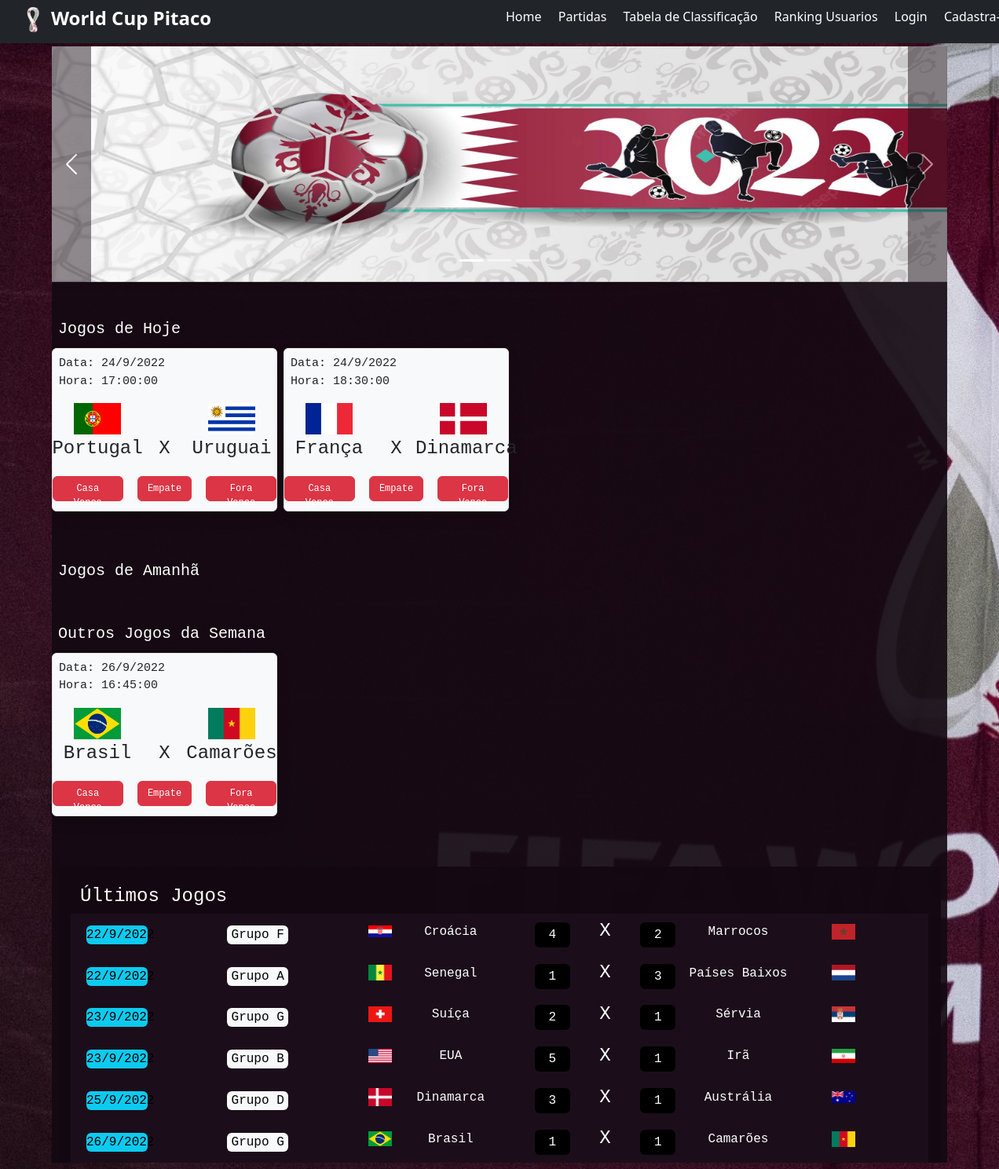
The page / on the database its author committed.
### copadomundo/models.py (models this page shows, shortened)
class Partida(database.Model):
    id = database.Column(database.Integer, primary_key=True)
    descricao = database.Column(database.String, nullable=False)
    gol_casa = database.Column(database.Integer, default=0)
    gol_fora = database.Column(database.Integer, default=0)
    data_partida = database.Column(database.DateTime, default=datetime.now())
    status = database.Column(database.String, default="aguardando")

class Selecao(database.Model):
    id = database.Column(database.Integer, primary_key=True)
    id_grupo = database.Column(database.Integer, database.ForeignKey('grupo.id'), nullable=False)
    id_eliminatoria = database.Column(database.Integer, database.ForeignKey('eliminatoria.id'))
    nome = database.Column(database.String, nullable=False, unique=True)
    foto_selecao = database.Column(database.String, default='selecao_default.png')
    pontos = database.Column(database.Integer, default=0)
    gols_marcado = database.Column(database.Integer, default=0)
    gols_sofrido = database.Column(database.Integer, default=0)
    vitorias = database.Column(database.Integer, default=0)
    derrotas = database.Column(database.Integer, default=0)
    empates = database.Column(database.Integer, default=0)
    qnt_jogos = database.Column(database.Integer, default=0)
    partidas = database.relationship('Partida', secondary=partida_selecao, lazy='subquery', backref=database.backref('selecoes', lazy=True))

class Grupo(database.Model):
    id = database.Column(database.Integer, primary_key=True)
    nome_grupo = database.Column(database.String, nullable=False, unique=True)
    selecoes = database.relationship('Selecao', backref='grupo', lazy=True)

### copadomundo/routes.py (the view)
@app.route('/')
def home():
    partidas = Partida.query.order_by(Partida.data_partida).all()
    datas_partidas = []
    data_atual = datetime.now()
    for partida in partidas:
        datas_partidas.append(str(partida.data_partida.date()))
    datas_partidas = list(OrderedDict.fromkeys(datas_partidas))
    partida = Partida.query.get(4)
    horas_meia_noite = datetime(data_atual.year, data_atual.month, data_atual.day, 00, 00, 00)
    print(horas_meia_noite)
    return render_template('home.html', partidas=partidas, data_atual=data_atual, horas_meia_noite=horas_meia_noite, timedelta=timedelta, datas_partidas=datas_partidas, str=str)

### copadomundo/templates/home.html (shortened to what this page needs)
{% extends 'base.html' %}
{% block body %}
<div class="container font-monospace p-0" style="background-color: #130912e8;">
    <div class="row transparent-2 mx-0 mb-5 p-0 mt-1 justify-content-center" style="height: 300px;">
        <div id="carouselExampleIndicators" class="carousel slide mx-0 px-0" data-bs-ride="true">
            <div class="carousel-indicators">
                <button type="button" data-bs-target="#carouselExampleIndicators" data-bs-slide-to="0" class="active" aria-current="true" aria-label="Slide 1"></button>
                <button type="button" data-bs-target="#carouselExampleIndicators" data-bs-slide-to="1" aria-label="Slide 2"></button>
                <button type="button" data-bs-target="#carouselExampleIndicators" data-bs-slide-to="2" aria-label="Slide 3"></button>
            </div>
            <div class="col-12 carousel-inner" style="">
                <div class="carousel-item active">
                    <img src="{{ url_for('static', filename='img/banner1.png') }}" class="d-block w-100" alt="..." width="100%" height="300px">
                </div>
            </div>
            <button class="carousel-control-prev transparent-3" type="button" data-bs-target="#carouselExampleIndicators" data-bs-slide="prev" style="width: 50px;">
                <span class="carousel-control-prev-icon" aria-hidden="true"></span>
            </button>
            <button class="carousel-control-next transparent-3" type="button" data-bs-target="#carouselExampleIndicators" data-bs-slide="next" style="width: 50px;">
                <span class="carousel-control-next-icon" aria-hidden="true"></span>
            </button>
        </div>
    </div>
    <div class="row mb-5 px-2">
        <div class="col-12 font-monospace white"><h5>Jogos de Hoje</h5></div>
        {% for partida in partidas %}
            {% if partida.data_partida.date() == data_atual.today().date() and partida.data_partida.time() > horas_meia_noite.time() and partida.status != "Finalizada" %}
        <div class="col-xxl-3 col-xl-3 col-md-4 col-sm-6 border rounded-2 bg-light p-2 shadow m-1 mb-3">
            <div class="row">
                <div class="col-12">
                    <p>Data: {{ partida.data_partida.day }}/{{ partida.data_partida.month }}/{{ partida.data_partida.year }}<br>Hora: {{ partida.data_partida.time() }}</p>
                </div>
            </div>
            <div class="row">
                <div class="col-5 text-center"><img src="{{ url_for('static', filename='img/img_bandeiras/{}'.format(partida.selecoes[0].foto_selecao)) }}" alt="" width="60px" height="40px"></div>
                <div class="col-5 offset-2 text-center"><img src="{{ url_for('static', filename='img/img_bandeiras/{}'.format(partida.selecoes[1].foto_selecao)) }}" alt="" width="60px" height="40px"></div>
            </div>
            <div class="row align-items-center text-center mb-2 mt-1">
                <div class="col-5 p-0 m-0">
                    <h4>{{ partida.selecoes[0].nome }}</h4>
                </div>
                <div class="col-2">
                    <h4>X</h4>
                </div>
                <div class="col-5 p-0 m-0">
                    <h4>{{ partida.selecoes[1].nome }}</h4>
                </div>
            </div>
            <div class="row align-items-center text-center font-monospace" >
                <div class="col-4 p-1">
                    <a href="" class="btn btn-danger" style="font-size: 12px; max-height: 32px;">Casa Vence</a>
                </div>
                <div class="col-4 m-0 p-0">
                    <a href="" class="btn btn-danger" style="font-size: 12px; max-height: 32px;">Empate</a>
                </div>
                <div class="col-4 p-1">
                    <a href="" class="btn btn-danger" style="font-size: 12px; max-height: 32px;">Fora Vence</a>
                </div>
            </div>
        </div>
            {% endif %}
        {% endfor %}
    </div>
    <div class="row mb-5 px-2">
        <div class="col-12 font-monospace white"><h5>Jogos de Amanhã</h5></div>
    </div>
    <div class="row mb-5 px-2">
        <div class="col-12 font-monospace white"><h5>Outros Jogos da Semana</h5></div>
        {% for partida in partidas %}
            {% if partida.data_partida.date() >= (data_atual.today().date() + timedelta(2)) and partida.data_partida.date() < (data_atual.today().date() + timedelta(7)) %}
        <div class="col-xxl-3 col-xl-3 col-md-4 col-sm-6 border rounded-2 bg-light p-2 shadow m-1 mb-3">
            <div class="row">
                <div class="col-12">
                    <p>Data: {{ partida.data_partida.day }}/{{ partida.data_partida.month }}/{{ partida.data_partida.year }}<br>Hora: {{ partida.data_partida.time() }}</p>
                </div>
            </div>
            <div class="row">
                <div class="col-5 text-center"><img src="{{ url_for('static', filename='img/img_bandeiras/{}'.format(partida.selecoes[0].foto_selecao)) }}" alt="" width="60px" height="40px"></div>
                <div class="col-5 offset-2 text-center"><img src="{{ url_for('static', filename='img/img_bandeiras/{}'.format(partida.selecoes[1].foto_selecao)) }}" alt="" width="60px" height="40px"></div>
            </div>
            <div class="row align-items-center text-center mb-2 mt-1">
                <div class="col-5 p-0 m-0">
                    <h4>{{ partida.selecoes[0].nome }}</h4>
                </div>
                <div class="col-2">
                    <h4>X</h4>
                </div>
                <div class="col-5 p-0 m-0">
                    <h4>{{ partida.selecoes[1].nome }}</h4>
                </div>
            </div>
            <div class="row align-items-center text-center font-monospace" >
                <div class="col-4 p-1">
                    <a href="" class="btn btn-danger" style="font-size: 12px; max-height: 32px;">Casa Vence</a>
                </div>
                <div class="col-4 m-0 p-0">
                    <a href="" class="btn btn-danger" style="font-size: 12px; max-height: 32px;">Empate</a>
                </div>
                <div class="col-4 p-1">
                    <a href="" class="btn btn-danger" style="font-size: 12px; max-height: 32px;">Fora Vence</a>
                </div>
            </div>
        </div>
            {% endif %}
        {% endfor %}
    </div>
    <div class="row white m-2 pt-4 justify-content-center transparent-2 px-3" style="">
        <div class="col-12"><h4 class="white">Últimos Jogos</h4></div>
        {% for partida in partidas %}
            {% if partida.status == 'Finalizada' %}
        <div class="row p-2 align-items-center transparent-3" style="">
            <div class="col-2 text-center"><div class="w-50 black bg-info rounded-2 align-self-center">{{ partida.data_partida.date().day }}/{{ partida.data_partida.date().month }}/{{ partida.data_partida.date().year }}</div></div>
            <div class="col-2 text-center"><div class="w-50 black bg-light rounded-2 align-self-center">Grupo {{ partida.selecoes[0].grupo.nome_grupo }}</div></div>
            <div class="col-3 text-center">
                <div class="row">
                    <div class="col-10">
                        <div class="row">
                            <div class="col-2"><img src="{{ url_for('static', filename='img/img_bandeiras/{}'.format(partida.selecoes[0].foto_selecao)) }}" alt="" width="30px"></div>
                            <div class="col-10"><div class="col-10 align-self-center">{{partida.selecoes[0].nome }}</div></div>
                        </div>
                    </div>
                    <div class="col-2 rounded-2 bg-black white text-center p-1 align-self-center">{{ partida.gol_casa }}</div>
                </div>
            </div>
            <div class="col-1 text-center align-self-center"><h4>X</h4></div>
            <div class="col-3 text-center">
                <div class="row">
                    <div class="col-2 rounded-2 bg-black white text-center p-1 align-self-center">{{ partida.gol_fora }}</div>
                    <div class="col-10">
                        <div class="row">
                            <div class="col-10"><div class="col-10 align-self-center">{{partida.selecoes[1].nome }}</div></div>
                            <div class="col-2"><img src="{{ url_for('static', filename='img/img_bandeiras/{}'.format(partida.selecoes[1].foto_selecao)) }}" alt="" width="30px"></div>
                        </div>
                    </div>
                </div>
            </div>
        </div>
            {% endif %}
        {% endfor %}
    </div>
</div>
{% endblock %}

### copadomundo/static/main.css (style rules this page uses)
body { background-repeat: no-repeat; background-attachment: fixed; background-size: cover; }
.container { background-color: #130912e8; }
.transparent-2 { background-color: #130912f6; }
.transparent-3 { background-color: #1b0f1af6; }
.white { color: white; }
.black { color: rgb(0, 0, 0); }
p { font-size: 15px; }

### rows shown on the page
Partida: data_partida.day "24", data_partida.month "9", data_partida.year "2022", data_partida.time "17:00:00", foto_selecao (picture), nome "Portugal", nome "Uruguai"
Partida: data_partida.day "24", data_partida.month "9", data_partida.year "2022", data_partida.time "18:30:00", foto_selecao (picture), nome "França", nome "Dinamarca"
Partida: data_partida.day "26", data_partida.month "9", data_partida.year "2022", data_partida.time "16:45:00", foto_selecao (picture), nome "Brasil", nome "Camarões", data_partida "26", data_partida "9", data_partida "2022", nome_grupo "G", gol_casa "1", gol_fora "1"
Partida: data_partida "22", data_partida "9", data_partida "2022", nome_grupo "F", foto_selecao (picture), nome "Croácia", gol_casa "4", gol_fora "2", nome "Marrocos"
Partida: data_partida "22", data_partida "9", data_partida "2022", nome_grupo "A", foto_selecao (picture), nome "Senegal", gol_casa "1", gol_fora "3", nome "Países Baixos"
Partida: data_partida "23", data_partida "9", data_partida "2022", nome_grupo "G", foto_selecao (picture), nome "Suíça", gol_casa "2", gol_fora "1", nome "Sérvia"
Partida: data_partida "23", data_partida "9", data_partida "2022", nome_grupo "B", foto_selecao (picture), nome "EUA", gol_casa "5", gol_fora "1", nome "Irã"
Partida: data_partida "25", data_partida "9", data_partida "2022", nome_grupo "D", foto_selecao (picture), nome "Dinamarca", gol_casa "3", gol_fora "1", nome "Austrália"
